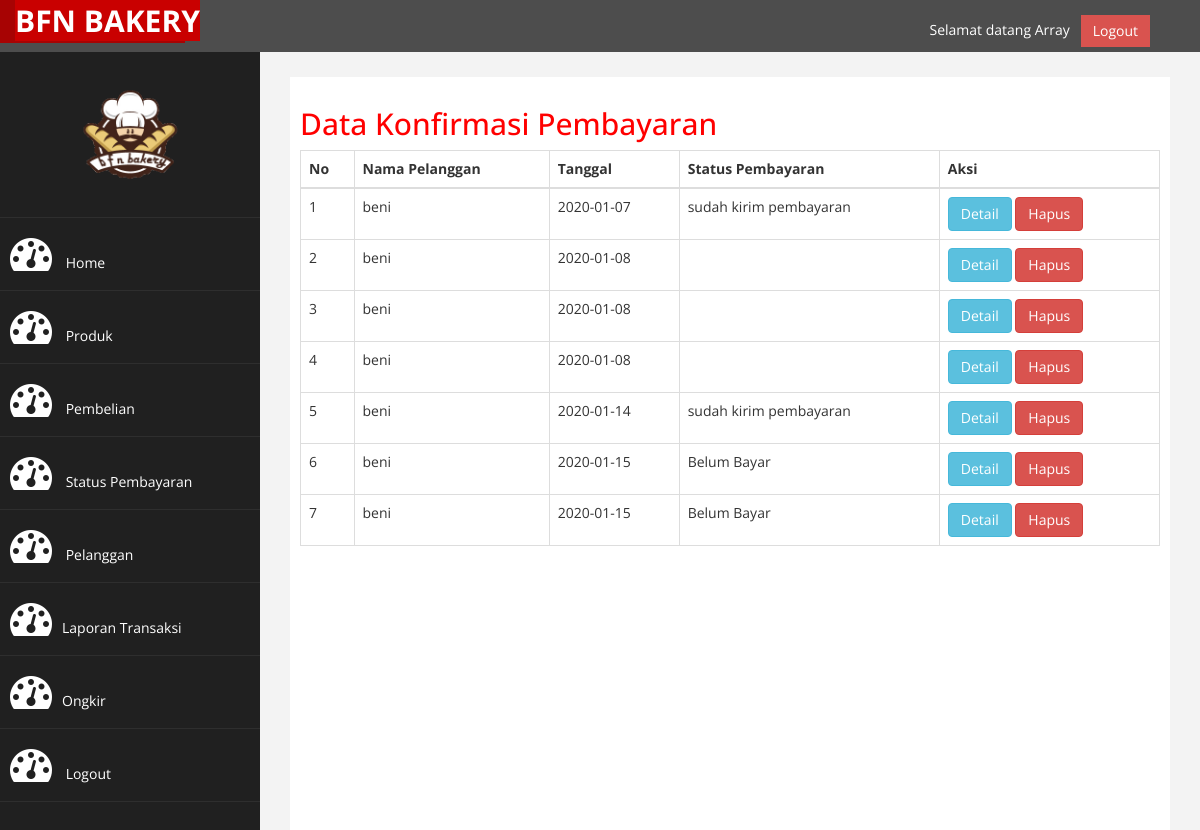
The page /admin/index.php?halaman=statuspembelian (signed in) on the database its author committed.
### tables this page shows
CREATE TABLE `pembelian` (
  `tanggal_pembelian` varchar(30) NOT NULL,
  `total_pembelian` varchar(30) NOT NULL,
  `id_pembelian` int(30) NOT NULL,
  `id_pelanggan` varchar(30) NOT NULL,
  `id_ongkir` varchar(30) NOT NULL,
  `nama_kota` varchar(30) NOT NULL,
  `tarif` varchar(30) NOT NULL,
  `alamat_pengiriman` varchar(30) NOT NULL,
  `status_pembelian` varchar(30) NOT NULL,
  `nama_pembeli` varchar(30) NOT NULL,
  `no_telp` varchar(30) NOT NULL,
  `email_pembeli` varchar(30) NOT NULL
);

CREATE TABLE `pelanggan` (
  `email_pelanggan` varchar(30) NOT NULL,
  `password_pelanggan` varchar(30) NOT NULL,
  `telphone_pelanggan` varchar(30) NOT NULL,
  `nama_pelanggan` varchar(30) NOT NULL,
  `nama_kota` varchar(30) NOT NULL,
  `alamat_pelanggan` varchar(30) NOT NULL,
  `id_pelanggan` int(30) NOT NULL,
  `level` varchar(10) NOT NULL
);

### admin/statuspembelian.php (the view)
<h2>Data Konfirmasi Pembayaran</h2>
<table class="table table-bordered">
	<thead>
		<tr>
			<th>No</th>
			<th>Nama Pelanggan</th>
			<th>Tanggal</th>
			<th>Status Pembayaran</th>
			<th>Aksi</th>
		</tr>
	</thead>
	<tbody>
		<?php $nomor=1; ?>
		<?php $ambil=$koneksi->query("SELECT * FROM pembelian JOIN pelanggan ON pembelian.
			id_pelanggan=pelanggan.id_pelanggan "); ?>
		<?php while($pecah =$ambil->fetch_assoc()){ ?>
		<tr>
			<td><?php echo $nomor; ?></td>
			<td><?php echo $pecah['nama_pelanggan']; ?></td>
			<td><?php echo $pecah['tanggal_pembelian']; ?></td>
			<td><?php echo $pecah['status_pembelian']; ?></td>
			<td>
				<a href="index.php?halaman=detail&id=<?php echo $pecah['id_pembelian']; ?>" class="btn btn-info">Detail</a>
				<a href="index.php?halaman=hapuspembeli&id=<?php echo $pecah['id_pembelian']; ?>" class="btn-danger btn">Hapus</a>
			</td>
		</tr>
		<?php $nomor++; ?>
		<?php } ?>
	</tbody>
</table>

### admin/assets/css/custom.css (style rules this page uses)
body { font-family: 'Open Sans', sans-serif; }
h2 { color: #f00; }

### rows shown on the page
pembelian: id_pelanggan.nama_pelanggan "beni", tanggal_pembelian "2020-01-07", status_pembelian "sudah kirim pembayaran"
pembelian: id_pelanggan.nama_pelanggan "beni", tanggal_pembelian "2020-01-08"
pembelian: id_pelanggan.nama_pelanggan "beni", tanggal_pembelian "2020-01-08"
pembelian: id_pelanggan.nama_pelanggan "beni", tanggal_pembelian "2020-01-08"
pembelian: id_pelanggan.nama_pelanggan "beni", tanggal_pembelian "2020-01-14", status_pembelian "sudah kirim pembayaran"
pembelian: id_pelanggan.nama_pelanggan "beni", tanggal_pembelian "2020-01-15", status_pembelian "Belum Bayar"
pembelian: id_pelanggan.nama_pelanggan "beni", tanggal_pembelian "2020-01-15", status_pembelian "Belum Bayar"

### other values the page prints
$_SESSION["pelanggan"] "Array"
